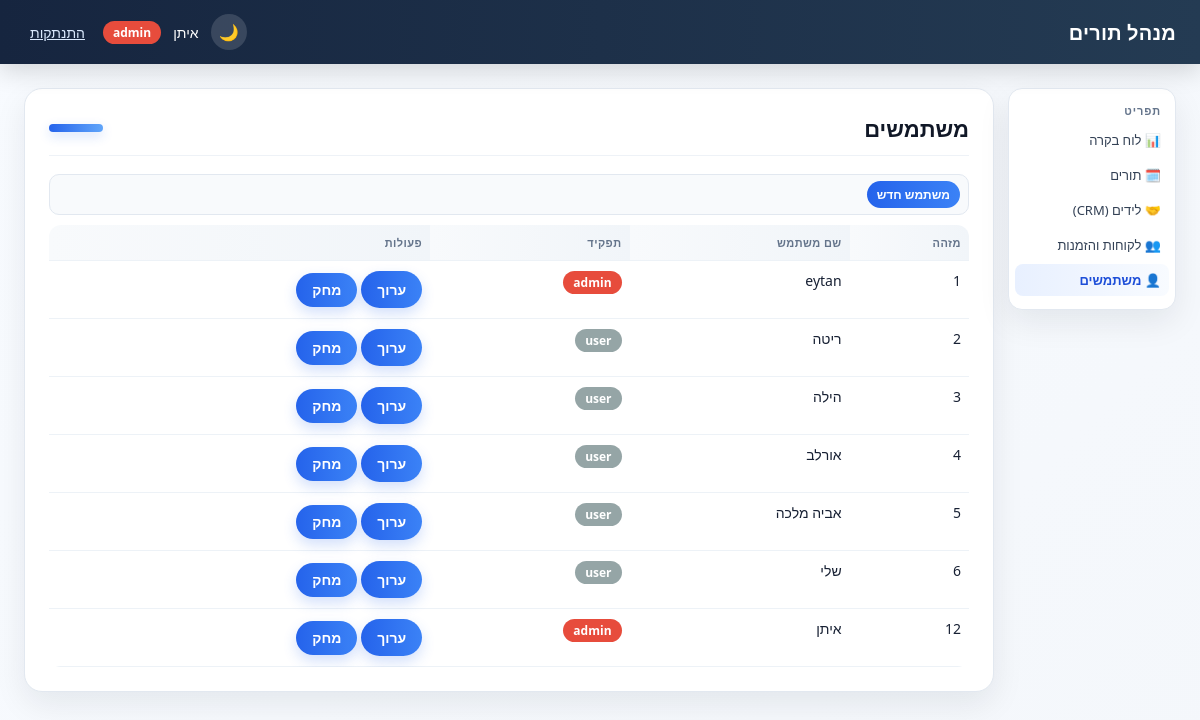
The page /users/ (signed in) on the database its author committed.
### tables this page shows
CREATE TABLE users (
                id INTEGER PRIMARY KEY AUTOINCREMENT,
                username TEXT UNIQUE NOT NULL,
                password_hash TEXT NOT NULL,
                salt TEXT NOT NULL,
                role TEXT NOT NULL
            , permissions TEXT DEFAULT '[]');

### blueprints/users.py (the view)
@bp.route("/")
@admin_required
def list_users():
    df = get_repos().users.get_all()
    return render_template("users/list.html", users=to_records(df))

### app.py (called while the page is built)
@app.context_processor
def inject_template_globals():
    return {
        "csrf_token": generate_csrf_token(),
        "current_user": current_user(),
        "ROLE_ADMIN": roles.ADMIN,
        "ROLE_USER": roles.USER,
    }

### auth.py (called while the page is built)
def generate_csrf_token():
    if "csrf_token" not in session:
        session["csrf_token"] = secrets.token_hex(16)
    return session["csrf_token"]

def validate_csrf():
    if request.method != "POST":
        return
    token = session.get("csrf_token")
    submitted = request.form.get("csrf_token", "")
    if not token or not secrets.compare_digest(token, submitted):
        abort(400)

def current_user():
    return session.get("user")

def admin_required(view):
    @wraps(view)
    def wrapped(*args, **kwargs):
        user = current_user()
        if user is None:
            return redirect(url_for("auth.login"))
        if user["role"] != roles.ADMIN:
            abort(403)
        return view(*args, **kwargs)
    return wrapped

### db_context.py (called while the page is built)
def get_conn():
    if "db_conn" not in g:
        g.db_conn = sqlite3.connect(DB_FILE, timeout=10)
    return g.db_conn

def get_repos():
    if "repos" not in g:
        conn = get_conn()
        appointments = AppointmentRepository(conn)
        g.repos = SimpleNamespace(
            appointments=appointments,
            availability=AvailabilityService(appointments),
            leads=LeadRepository(conn),
            lead_statuses=LeadStatusRepository(conn),
            customers=CustomerRepository(conn),
            invoices=InvoiceRepository(conn),
            users=UserRepository(conn),
            id_sequence=IdSequence(conn),
        )
    return g.repos

def init_app(app):
    @app.teardown_appcontext
    def close_conn(exception):
        conn = g.pop("db_conn", None)
        if conn is not None:
            conn.close()

### id_sequence.py (called while the page is built)
    def _seed_if_empty(self):
        count = self.conn.execute("SELECT COUNT(*) FROM id_sequence").fetchone()[0]
        if count > 0:
            return
        max_existing = self._max_existing_id()
        if max_existing > 0:
            self.conn.execute("INSERT INTO id_sequence (id) VALUES (?)", (max_existing,))
            self.conn.commit()

### user_repository.py (called while the page is built)
    def _ensure_permissions_column(self):
        columns = self.conn.execute(f"PRAGMA table_info({TABLE_NAME})").fetchall()
        if any(column[1] == "permissions" for column in columns):
            return
        self.conn.execute(f"ALTER TABLE {TABLE_NAME} ADD COLUMN permissions TEXT DEFAULT '[]'")
        self.conn.commit()

### templates/users/list.html (shortened to what this page needs)
{% extends "base.html" %}
{% block page_heading %}משתמשים{% endblock %}
{% block content %}
<div class="toolbar">
    <a href="{{ url_for('users.new_user') }}" class="btn">משתמש חדש</a>
</div>
{% if users %}
<table>
    <thead>
        <tr><th>מזהה</th><th>שם משתמש</th><th>תפקיד</th><th>פעולות</th></tr>
    </thead>
    <tbody>
        {% for u in users %}
        <tr>
            <td>{{ u.id }}</td>
            <td>{{ u.username }}</td>
            <td><span class="badge {{ role_badge_class(u.role) }}">{{ u.role }}</span></td>
            <td>
                <a href="{{ url_for('users.edit_user', user_id=u.id) }}" class="btn">ערוך</a>
                <form method="post" action="{{ url_for('users.delete_user', user_id=u.id) }}" style="display:inline;">
                    <button type="submit" class="btn" onclick="return confirm('למחוק משתמש זה?');">מחק</button>
                </form>
            </td>
        </tr>
        {% endfor %}
    </tbody>
</table>
{% else %}
<p class="empty-state">עדיין אין משתמשים.</p>
{% endif %}
{% endblock %}

### templates/base.html (shortened to what this page needs)
<!DOCTYPE html>
<html lang="he" dir="rtl">
<head>
    <link rel="stylesheet" href="{{ url_for('static', filename='style.css') }}">
</head>
<body class="{{ 'page-leads-list' if request.endpoint == 'leads.list_leads' else '' }}">
    <div class="app-shell">
        <div class="topbar">
            <div class="brand">מנהל תורים</div>
            <div class="topbar-user">
                {% if current_user %}
                    <button type="button" class="theme-toggle" id="theme-toggle" aria-label="החלף מצב צבע">🌙</button>
                    <span>{{ current_user.username }}</span>
                    <span class="badge {{ role_badge_class(current_user.role) }}">{{ current_user.role }}</span>
                    <form method="post" action="{{ url_for('auth.logout') }}">
                        <button type="submit" class="link-button">התנתקות</button>
                    </form>
                {% endif %}
            </div>
        </div>
        <div class="layout">
            <div class="sidebar">
                <div class="sidebar-title">תפריט</div>
                <a href="{{ url_for('index') }}"
                   class="{{ 'active' if request.path == '/' else '' }}">📊 לוח בקרה</a>
                <a href="{{ url_for('appointments.list_appointments') }}"
                   class="{{ 'active' if request.path.startswith('/appointments') else '' }}">🗓️ תורים</a>
                <a href="{{ url_for('leads.list_leads') }}"
                   class="{{ 'active' if request.path.startswith('/leads') else '' }}">🤝 לידים (CRM)</a>
                <a href="{{ url_for('customers.list_customers') }}"
                   class="{{ 'active' if request.path.startswith('/customers') else '' }}">👥 לקוחות והזמנות</a>
                {% if current_user and current_user.role == ROLE_ADMIN %}
                <a href="{{ url_for('users.list_users') }}"
                   class="{{ 'active' if request.path.startswith('/users') else '' }}">👤 משתמשים</a>
                {% endif %}
            </div>
            <div class="content">
                <div class="card">
                    <div class="card-header">
                        <h1>{% block page_heading %}{% endblock %}</h1>
                        <div class="card-accent"></div>
                    </div>
                    {% block content %}{% endblock %}
                </div>
            </div>
        </div>
    </div>
</body>
</html>

### static/style.css (style rules this page uses)
* { box-sizing: border-box; }
:root { --bg: #f4f7fb; --surface: #ffffff; --surface-2: #f8fafc; --text: #172033; --muted: #64748b; --border: #e2e8f0; --primary: #2563eb; --primary-dark: #1d4ed8; --danger: #dc2626; --danger-dark: #b91c1c; --shadow: 0 12px 32px rgba(15, 23, 42, 0.08); }
body { margin: 0; font-family: "Segoe UI", Tahoma, Arial, sans-serif; background: linear-gradient(135deg, #f8fbff 0%, var(--bg) 100%); color: var(--text); direction: rtl; text-align: right; }
html, body { scrollbar-width: none; -ms-overflow-style: none; }
.app-shell { min-height: 100vh; }
.topbar { background: linear-gradient(90deg, #16253f 0%, #243b53 100%); color: #fff; display: flex; align-items: center; justify-content: space-between; padding: 0 24px; height: 64px; box-shadow: 0 8px 24px rgba(0, 0, 0, 0.14); position: sticky; top: 0; z-index: 30; }
.topbar .brand { font-weight: 800; font-size: 20px; letter-spacing: 0.2px; }
.topbar .topbar-user { display: flex; align-items: center; gap: 12px; font-size: 14px; }
.topbar form { margin: 0; }
.topbar button.link-button { background: none; border: none; color: #dbeafe; cursor: pointer; font-size: 14px; text-decoration: underline; }
.theme-toggle { border: none; background: rgba(255,255,255,0.14); color: #fff; width: 36px; height: 36px; border-radius: 999px; cursor: pointer; font-size: 16px; }
.layout { display: flex; min-height: calc(100vh - 64px); padding: 24px; gap: 14px; }
.sidebar { width: 168px; background: var(--surface); border: 1px solid var(--border); border-radius: 14px; padding: 10px 6px; box-shadow: var(--shadow); align-self: flex-start; position: sticky; top: 64px; z-index: 20; }
.sidebar-title { font-size: 11px; font-weight: 700; color: var(--muted); text-transform: uppercase; letter-spacing: 0.08em; padding: 4px 8px 6px; }
.sidebar a { display: block; padding: 7px 8px; margin-bottom: 3px; color: #334155; text-decoration: none; font-size: 13px; border-radius: 8px; transition: all 0.2s ease; }
.sidebar a:hover, .sidebar a.active { background: linear-gradient(90deg, #e8f0ff 0%, #f8fbff 100%); color: var(--primary-dark); font-weight: 700; }
.content { flex: 1; min-width: 0; }
.card { background: var(--surface); border: 1px solid var(--border); border-radius: 18px; box-shadow: var(--shadow); padding: 24px; }
.card-header { display: flex; align-items: center; justify-content: space-between; gap: 12px; margin-bottom: 18px; padding-bottom: 12px; border-bottom: 1px solid #eef2f7; }
.card h1 { margin: 0; font-size: 22px; color: #111827; }
.card-accent { width: 54px; height: 8px; border-radius: 999px; background: linear-gradient(90deg, #2563eb 0%, #60a5fa 100%); box-shadow: 0 4px 12px rgba(37, 99, 235, 0.2); }
.toolbar { display: flex; flex-wrap: wrap; gap: 6px; align-items: center; margin-bottom: 10px; padding: 6px 8px; background: var(--surface-2); border: 1px solid var(--border); border-radius: 10px; position: sticky; top: 64px; z-index: 15; }
.toolbar .btn { padding: 5px 10px; font-size: 12px; box-shadow: none; }
table { width: 100%; border-collapse: collapse; font-size: 14px; overflow: hidden; border-radius: 12px; }
th, td { text-align: right; padding: 10px 8px; border-bottom: 1px solid #edf2f7; white-space: nowrap; vertical-align: top; }
th { background: linear-gradient(90deg, #f8fafc 0%, #f1f5f9 100%); color: #64748b; font-weight: 700; font-size: 11px; text-transform: uppercase; letter-spacing: 0.04em; }
.badge { display: inline-block; padding: 3px 10px; border-radius: 999px; font-size: 12px; font-weight: 600; color: #fff; }
.badge-gray { background: #95a5a6; }
.badge-red { background: #e74c3c; }
.btn { display: inline-block; padding: 9px 16px; border-radius: 999px; border: none; background: linear-gradient(90deg, var(--primary) 0%, #3b82f6 100%); color: #fff; text-decoration: none; font-size: 14px; font-weight: 600; cursor: pointer; box-shadow: 0 6px 14px rgba(37, 99, 235, 0.2); transition: transform 0.15s ease, box-shadow 0.15s ease; }

### rows shown on the page
users: username "איתן", id "12", role "admin"
users: id "1", username "eytan", role "admin"
users: id "2", username "ריטה", role "user"
users: id "3", username "הילה", role "user"
users: id "4", username "אורלב", role "user"
users: id "5", username "אביה מלכה", role "user"
users: id "6", username "שלי", role "user"

### other values the page prints
{{ current_user.role }} "admin"
